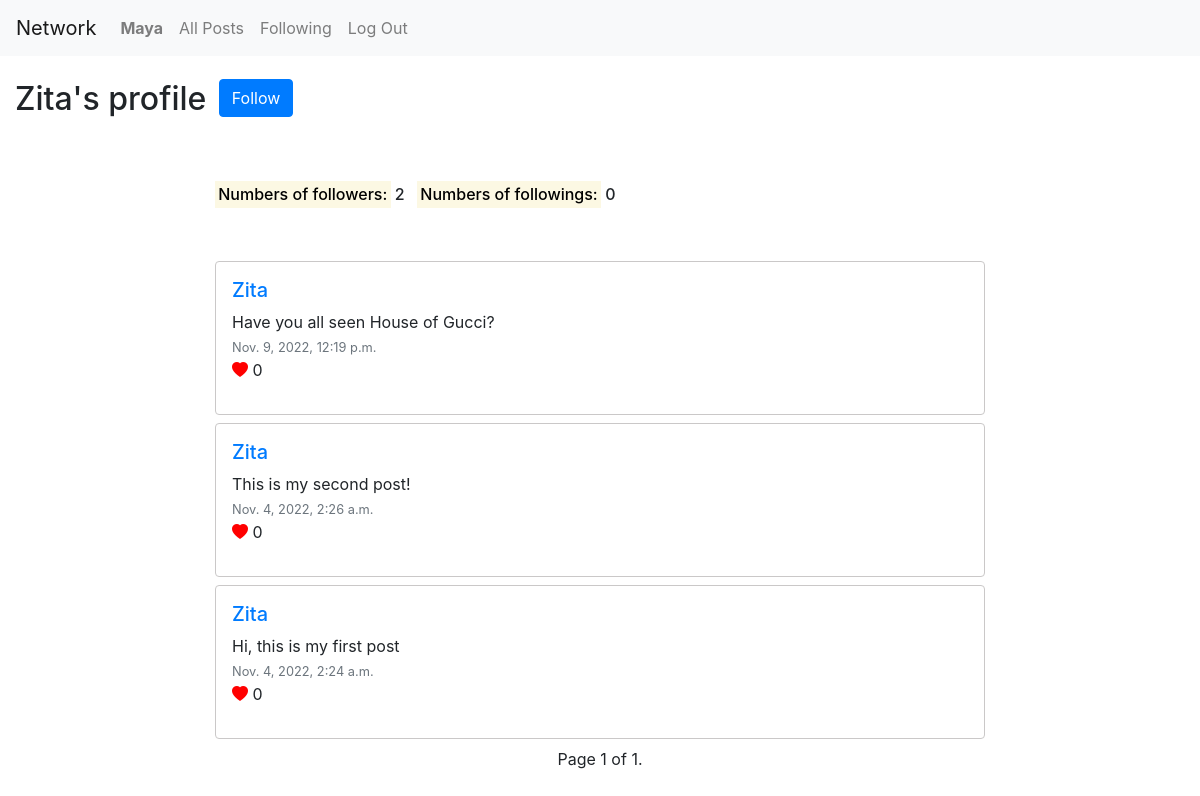
/profile/Zita (signed in), run on the app's committed database.
### network/models.py (models this page shows, shortened)
class User(AbstractUser):
    pass

class FollowList(models.Model):
    user = models.ForeignKey('User', on_delete=models.CASCADE, related_name='user')
    followings = models.ManyToManyField('User', related_name='followings', blank=True)
    followers = models.ManyToManyField('User', related_name='followers', blank=True)

class Post(models.Model):
    poster = models.ForeignKey('User', on_delete=models.CASCADE, related_name='poster')
    content = models.TextField()
    date_created = models.DateTimeField(default=timezone.now)
    number_of_like = models.IntegerField(default=0)

### network/views.py (the view)
# urls.py: path("profile/<str:poster_name>", views.profile, name="profile"),
@login_required
def profile(request, poster_name):
    poster_id = User.objects.filter(username=poster_name).first()
    posts = Post.objects.filter(poster=poster_id).order_by('date_created').reverse()
    try:
        follow_list = FollowList.objects.get(user=request.user)
    except FollowList.DoesNotExist:
        follow_list = None
    try:
        poster_follow_list = FollowList.objects.get(user=poster_id)
    except FollowList.DoesNotExist:
        poster_follow_list = None
    paginator = Paginator(posts, 10)
    page_number = request.GET.get('page')
    page_obj = paginator.get_page(page_number)
    return render(request, "network/profile.html", {
        'page_obj': page_obj,
        'poster': poster_name,
        'follow_list': follow_list,
        'poster_follow_list': poster_follow_list,
        'form': NewPostForm()
    })

### network/templates/network/profile.html (shortened to what this page needs)
{% extends "network/layout.html" %}
{% block body %}
    <ul class="list-inline">
        <li class="list-inline-item">
            <h2 class="my-4">{{ poster }}'s profile</h2>
        </li>
        <li class="list-inline-item">
            {% if poster != request.user.username %}
                {% if follow_list is None or posts.first.poster not in follow_list.followings.all %}
                <form action="{% url 'toggle_follow' poster %}" method="post">
                    <button type="submit" class="btn btn-primary mb-3 border-primary">Follow</button>
                </form>
                {% else %}
                <form action="{% url 'toggle_follow' poster %}" method="post">
                    {% csrf_token %}
                    <button type="submit" class="btn btn-danger mb-3 border-danger">Unfollow</button>
                </form>
                {% endif %}
            {% endif %}
        </li>
    </ul>
    <div class="row">
        <div class="col-lg-8 offset-lg-2 mt-4">
             <ul class="list-inline">
                <li class="list-inline-item h6">
                    <mark>Numbers of followers:</mark> {{ poster_follow_list.followers.count }}
                </li>
                <li class="list-inline-item h6">
                    <mark>Numbers of followings:</mark> {{ poster_follow_list.followings.count }}
                </li>
            </ul>
            <div class="my-5">
                {% include "network/posts.html" %}
        </div>
    </div>
{% endblock %}

### network/templates/network/layout.html (shortened to what this page needs)
{% load static %}
<!DOCTYPE html>
<html lang="en">
    <head>
        <link rel="stylesheet" href="https://stackpath.bootstrapcdn.com/bootstrap/4.4.1/css/bootstrap.min.css">
        <link rel="stylesheet" href="https://cdn.jsdelivr.net/npm/bootstrap-icons@1.8.3/font/bootstrap-icons.css" />
        <link href="{% static 'network/styles.css' %}" rel="stylesheet">
    </head>
    <body>
        <nav class="navbar navbar-expand-lg navbar-light bg-light">
            <a class="navbar-brand" href="#">Network</a>
            <div>
              <ul class="navbar-nav mr-auto">
                {% if user.is_authenticated %}
                    <li class="nav-item">
                        <a class="nav-link" href="{% url 'profile' user.username %}"><strong>{{ user.username }}</strong></a>
                    </li>
                {% endif %}
                <li class="nav-item">
                  <a class="nav-link" href="{% url 'index' %}">All Posts</a>
                </li>
                {% if user.is_authenticated %}
                    <li class="nav-item">
                        <a class="nav-link" href="{% url 'following' %}">Following</a>
                    </li>
                    <li class="nav-item">
                        <a class="nav-link" href="{% url 'logout' %}">Log Out</a>
                    </li>
                {% endif %}
              </ul>
            </div>
          </nav>
        <div class="body container-fluid">
            {% block body %}
            {% endblock %}
        </div>
    </body>
</html>

### network/templates/network/posts.html (shortened to what this page needs)
<div>
    {% for post in page_obj %}
    <div class="border rounded my-2 p-3" id="post">
        <a href="{% url 'profile' post.poster %}"><h5>{{ post.poster }}</h5></a>
        <ul class="list-unstyled">
            <li>{{ post.content }}</li>
            <li><small class="text-muted">{{ post.date_created }}</small></li>
            <li><i class="bi bi-heart-fill" id="heart"></i> {{ post.number_of_like }}</li>
        </ul>
    </div>
    {% endfor %}
    <div class="pagination justify-content-center">
        <span class="step-links">
            <span class="current">
                Page {{ page_obj.number }} of {{ page_obj.paginator.num_pages }}.
            </span>
        </span>
    </div>

### network/static/network/styles.css (style rules this page uses)
#post { border-color: rgb(202, 200, 200) !important; clear: both; }
#heart { color: red; }

### data on the page
User: username "Maya"
User: username "Zita"
FollowList: followers.count "2", followings.count "0"
Post: poster "Zita", content "Have you all seen House of Gucci?", date_created "Nov. 9, 2022, 12:19 p.m.", number_of_like "0"
Post: poster "Zita", content "This is my second post!", date_created "Nov. 4, 2022, 2:26 a.m.", number_of_like "0"
Post: poster "Zita", content "Hi, this is my first post", date_created "Nov. 4, 2022, 2:24 a.m.", number_of_like "0"

### other printed values
{{ page_obj.number }} "1"
{{ page_obj.paginator.num_pages }} "1"
